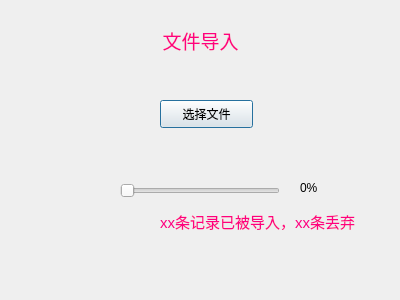
<?xml version="1.0" encoding="UTF-8"?>
<ui version="4.0">
 <class>Dialog</class>
 <widget class="QDialog" name="Dialog">
  <property name="geometry">
   <rect>
    <x>0</x>
    <y>0</y>
    <width>400</width>
    <height>300</height>
   </rect>
  </property>
  <property name="windowTitle">
   <string>Dialog</string>
  </property>
  <widget class="QLabel" name="ProjectName">
   <property name="geometry">
    <rect>
     <x>110</x>
     <y>20</y>
     <width>181</width>
     <height>41</height>
    </rect>
   </property>
   <property name="text">
    <string>&lt;html&gt;&lt;head/&gt;&lt;body&gt;&lt;p align=&quot;center&quot;&gt;&lt;span style=&quot; font-size:14pt; color:#ff007f;&quot;&gt;文件导入&lt;/span&gt;&lt;/p&gt;&lt;/body&gt;&lt;/html&gt;</string>
   </property>
  </widget>
  <widget class="QPushButton" name="conFrim">
   <property name="geometry">
    <rect>
     <x>160</x>
     <y>100</y>
     <width>93</width>
     <height>28</height>
    </rect>
   </property>
   <property name="text">
    <string>选择文件</string>
   </property>
  </widget>
  <widget class="QSlider" name="horizontalSlider">
   <property name="geometry">
    <rect>
     <x>120</x>
     <y>180</y>
     <width>160</width>
     <height>22</height>
    </rect>
   </property>
   <property name="orientation">
    <enum>Qt::Horizontal</enum>
   </property>
  </widget>
  <widget class="QLabel" name="label">
   <property name="geometry">
    <rect>
     <x>300</x>
     <y>180</y>
     <width>72</width>
     <height>15</height>
    </rect>
   </property>
   <property name="text">
    <string>0%</string>
   </property>
  </widget>
  <widget class="QLabel" name="label_2">
   <property name="geometry">
    <rect>
     <x>160</x>
     <y>210</y>
     <width>241</width>
     <height>20</height>
    </rect>
   </property>
   <property name="text">
    <string>&lt;html&gt;&lt;head/&gt;&lt;body&gt;&lt;p&gt;&lt;span style=&quot; font-size:11pt; color:#ff007f;&quot;&gt;xx条记录已被导入，xx条丢弃&lt;/span&gt;&lt;/p&gt;&lt;/body&gt;&lt;/html&gt;</string>
   </property>
  </widget>
 </widget>
 <resources/>
 <connections/>
</ui>
